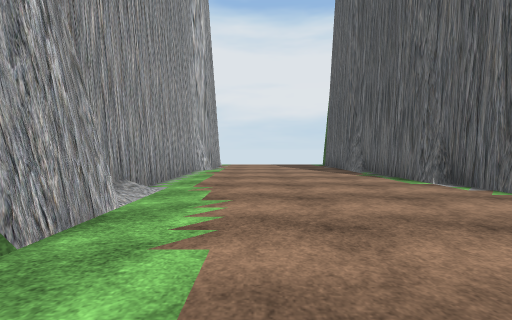
View 1 (above)

13 first-person views from a walk through a 3-D level made in the Unity game engine. The camera is 1.2 m above the floor, tilts 2° down and sees 90° across. The floor is counted in squares, 2 m on a side. Each view is taken from the middle of a square. On the plan, view 1 faces up. The plan holds only what a view shows up to about 9 squares ahead; the rest is blank. The place goes on beyond the plan. The player is left out. Some animated figures are left out. Door leaves are left out, so doorways stand open. Some surface patterns are stand-ins.

View 2
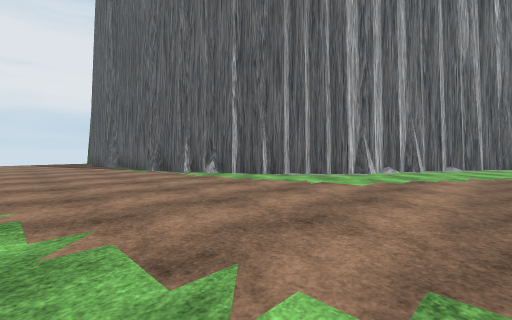

View 3
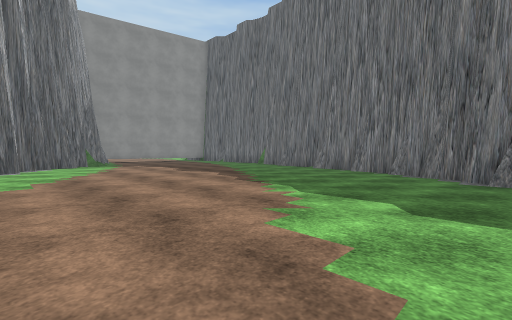

View 4
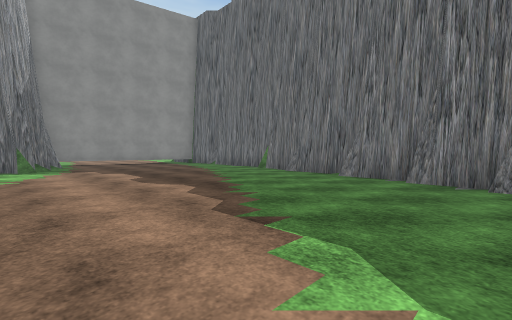

View 5
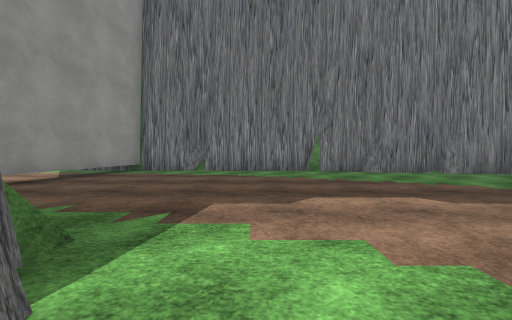

View 6
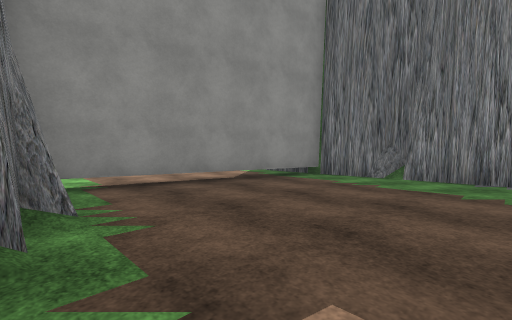

View 7
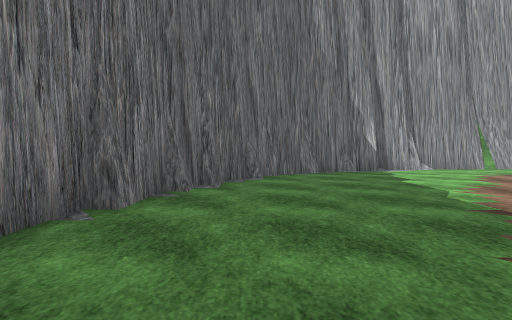

View 8
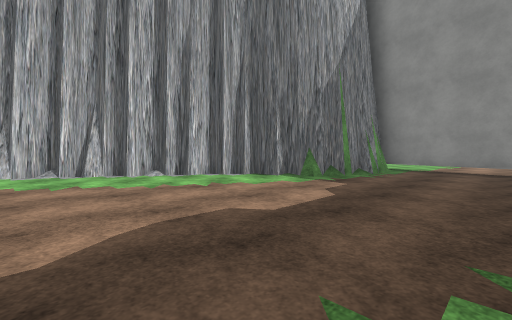

View 9
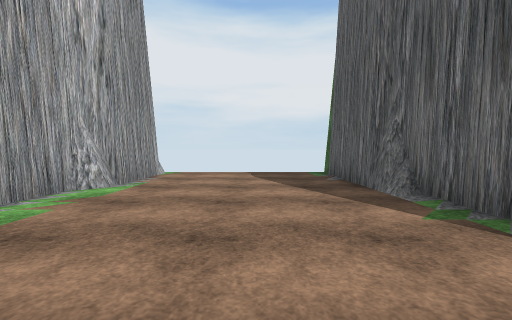

View 10
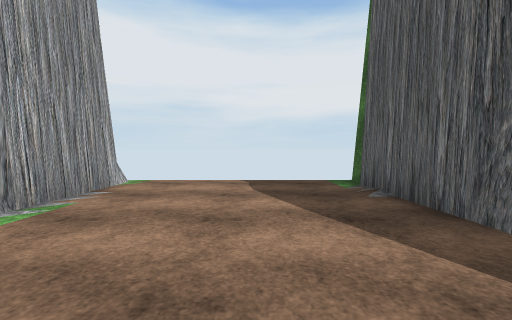

View 11
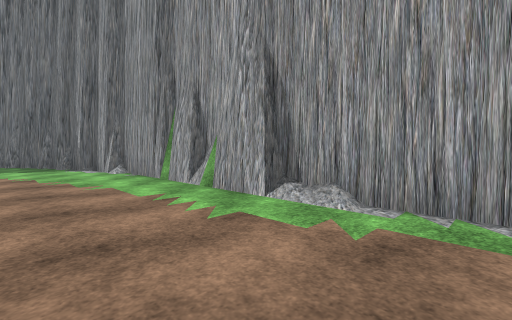

View 12
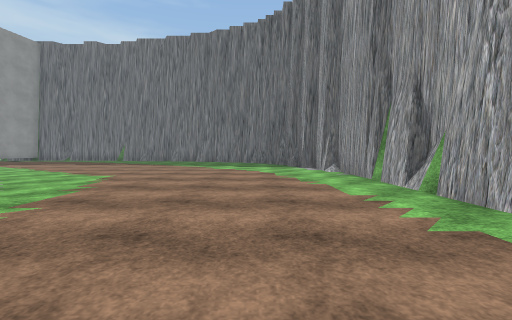

View 13
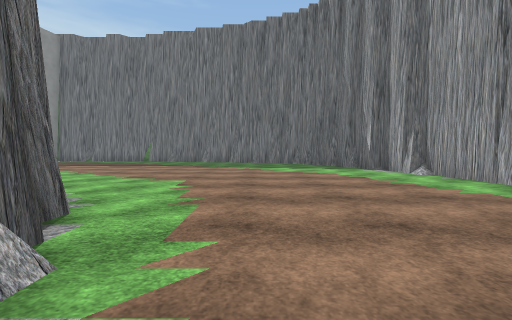

### Floor plan
Points are (right, up) in squares from view 1. A wall is a line through its corners. A room is listed if a view was taken in it or the views show most of it. See-through windows are left out.
Room 1 (views 1, 2, 3, 4, 5, 6, 7, 8, 9, 10, 11, 12, 13)
walls: (6.9, 0) (6.4, 0) (6.4, 0.4) (6, 0.4) (6, 0.8) (5.6, 0.8) (5.6, 1.2) (5.2, 1.2) (5.2, 1.6) (4.9, 1.6) (4.9, 2.3) (4.4, 2.3) (4.4, 3.1) (4, 3.2); (4.1, 2.8) (4.1, 3.5) (3.7, 3.5) (3.7, 4.8); (-0.3, -5.2) (-0.3, -6.4) (0.1, -6.4) (0.1, -7.1); (3.8, 4.2) (3.6, 5); (11.5, -2.7) (11.1, -2.7) (11.1, -2.3) (10.3, -2.3) (10.3, -2) (9.9, -2) (9.9, -1.6) (9.1, -1.6) (9.1, -1.2) (8.5, -1.2) (8.5, -0.8) (8, -0.8) (7.9, -0.4) (6.8, -0.4); (0.5, -7) (0.5, -7.5); (-1.9, -2.4) (-1.9, -2.9); (0.8, -7.7) (0.9, -8.2); (11.8, -4) (11.8, -3.1); (3.3, 5) (3.3, 7.8) (2.9, 8); (1.2, -8.3) (1.8, -8.3); (-1.6, 1.3) (-1.9, 0.7); (1.6, -8.6) (2.4, -8.6) (2.4, -9) (3.2, -9) (3.2, -9.5); (-1.5, 1.6) (-1.7, 1.3) (-1.7, 0.8); (-1.9, 1.2) (-1.9, 0.6); (2.8, -9.4) (4.3, -9.4); (4.3, -9.8) (5.9, -9.8) (5.9, -10.2) (7.5, -10.2); (-1.5, 2.7) (-1.5, -2.8) (-1.1, -2.9) (-1.1, -4.3) (-0.7, -4.4) (-0.7, -5.5) (-0.2, -5.5); (12.7, -4.7) (12.6, -4.3) (12.2, -4.2); (7.5, -10.5) (8, -10.6); (7.9, -10.6) (9.5, -10.6); (13.8, -5.1) (13.4, -5); (2.9, 7.5) (2.9, 11); (9.4, -11) (12.6, -11); (15, -5.4) (13.9, -5.4) (13.8, -5.1) (13.1, -5) (13, -4.7) (12.2, -4.6) (12.2, -3.9); (12.9, -11) (15.5, -11); (12.5, -11.4) (13, -11.3) (13.4, -11); (12.6, -11.4) (13.1, -11.1); (-1.4, 8.7) (-1.9, 8.1) (-1.9, 2.7); (14.6, -11.1) (15.8, -4.9); (-1.5, 10.9) (-1.5, 8.2) (-1.9, 7.8)
low walls: (4.5, 2.8) (4.1, 2.8)

Where each view was taken, in squares from view 1:
view 1: 0 up, 0 right, facing up
view 2: 3 down, 0 right, facing up-right
view 3: 2 down, 1 right, facing down-right
view 4: 4 down, 3 right, facing down-right
view 5: 3 down, 11 right, facing down
view 6: 5 down, 11 right, facing down-right
view 7: 8 down, 7 right, facing left
view 8: 8 down, 7 right, facing up-right
view 9: 4 up, 1 right, facing up
view 10: 6 up, 1 right, facing up
view 11: 5 up, 1 right, facing down-left
view 12: 5 up, 1 right, facing down
view 13: 4 up, 3 right, facing down
